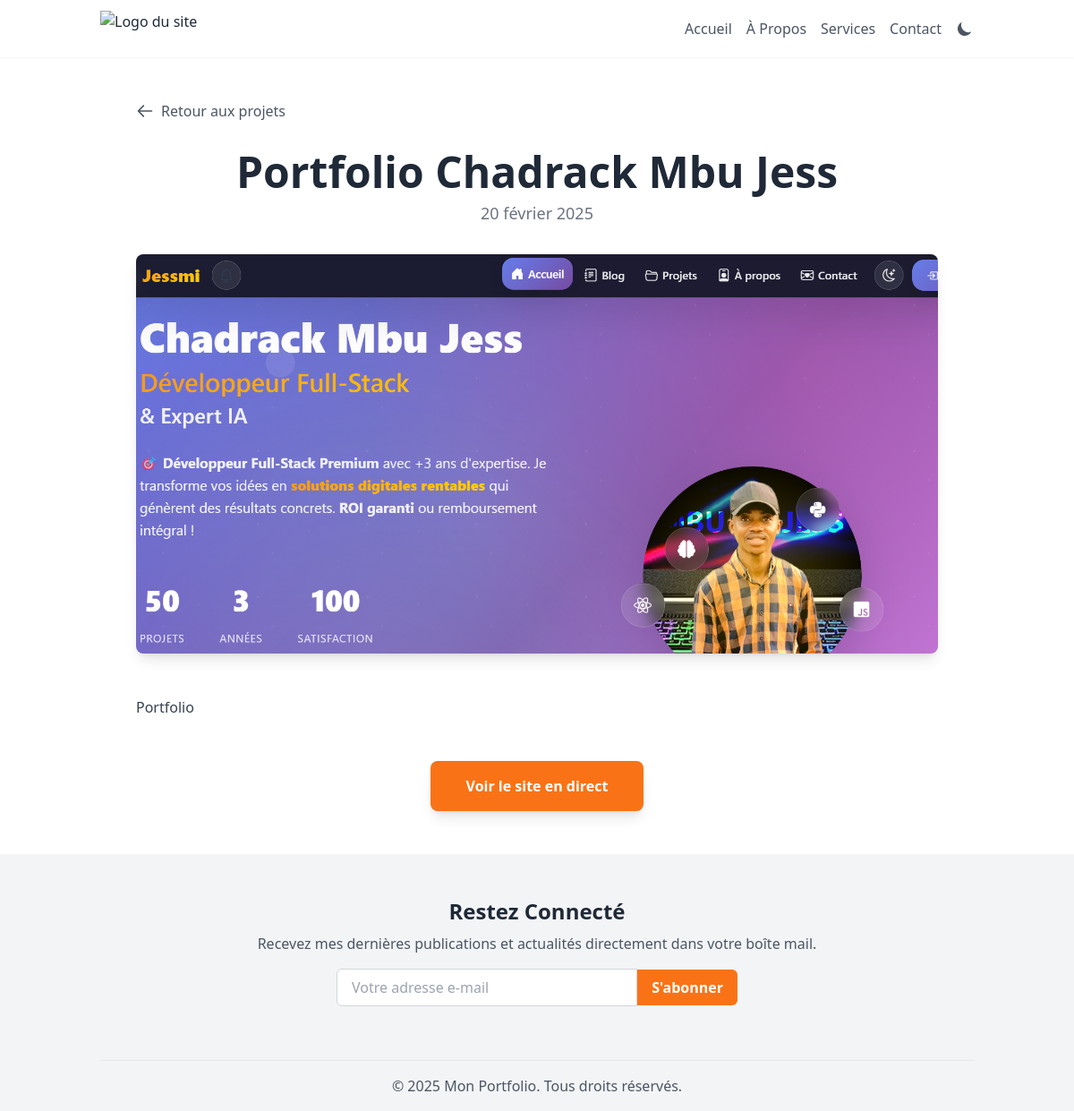
Screenshot of /project/2/ with the database file from the repository.
### main/models.py (models this page shows, shortened)
class Project(models.Model):
    title = models.CharField(max_length=200)
    description = models.TextField()
    image = models.ImageField(upload_to='projects/', blank=True, null=True)
    link = models.URLField(blank=True, null=True)
    date = models.DateField()

### main/views.py (the view)
# urls.py: path('project/<int:pk>/', views.project_detail, name='project_detail'),
def project_detail(request, pk):
    project = get_object_or_404(Project, pk=pk)
    context = {'project': project}
    return render(request, 'main/project_detail.html', context)

### templates/main/project_detail.html (shortened to what this page needs)
{% extends 'base.html' %}
{% block content %}
<div class="bg-white dark:bg-gray-900 py-12">
    <div class="container mx-auto px-6">
        <div class="max-w-4xl mx-auto">
            <a href="{% url 'index' %}#projects" class="inline-flex items-center text-gray-600 dark:text-gray-300 hover:text-orange-500 dark:hover:text-orange-400 mb-8 transition-colors duration-300">
                <svg class="w-5 h-5 mr-2" fill="none" stroke="currentColor" viewBox="0 0 24 24" xmlns="http://www.w3.org/2000/svg"><path stroke-linecap="round" stroke-linejoin="round" stroke-width="2" d="M10 19l-7-7m0 0l7-7m-7 7h18"></path></svg>
                Retour aux projets
            </a>
            <div class="text-center mb-8">
                <h1 class="text-4xl md:text-5xl font-bold text-gray-800 dark:text-white">{{ project.title }}</h1>
                <p class="text-lg text-gray-500 dark:text-gray-400 mt-2">{{ project.date|date:"d F Y" }}</p>
            </div>
            {% if project.image %}
                <img class="w-full h-auto rounded-lg shadow-lg mb-12" src="{{ project.image.url }}" alt="Image du projet {{ project.title }}">
            {% endif %}
            <div class="prose prose-lg dark:prose-invert max-w-none mx-auto text-gray-700 dark:text-gray-300">
                <p>{{ project.description|linebreaks }}</p>
            </div>
            {% if project.link %}
            <div class="mt-12 text-center">
                <button data-url="{{ project.link }}" class="open-modal-button px-10 py-4 bg-orange-500 text-white font-bold rounded-lg shadow-lg hover:bg-orange-600 transition-transform duration-300 transform hover:scale-105">
                    Voir le site en direct
                </button>
            </div>
            {% endif %}
        </div>
    </div>
</div>
{% endblock %}

### rows the page displays
Project: title "Portfolio Chadrack Mbu Jess", date "20 février 2025", image (picture), description "Portfolio"
